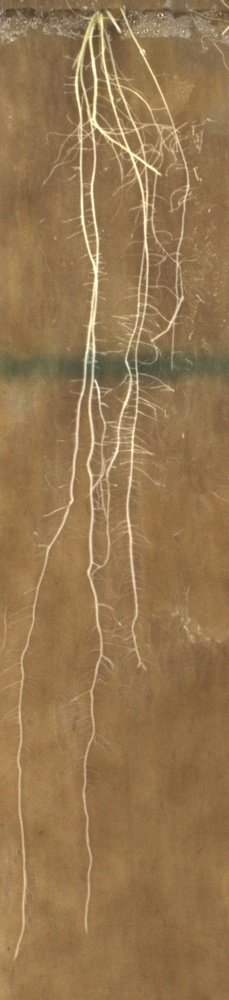
%> input picture OriginalDatabase/GW1_1_1.jpg, 229 x 1000 px, shrunk from 507 x 2215 before the run
$ octave --eval "result = FrangiFilter2D(rgb2gray(imread('OriginalDatabase/GW1_1_1.jpg')));"   (GNU Octave 9; MATLAB toolbox functions it lacks are replaced by stand-ins)
%> lines starting %> are read from the running program, lines starting %| are printed output that depends on the picture
### Hessian2D.m
function [Dxx,Dxy,Dyy] = Hessian2D(I,Sigma)
% inputs,
%   I : The image, class preferable double or single
%   Sigma : The sigma of the gaussian kernel used
%
% outputs,
%   Dxx, Dxy, Dyy: The 2nd derivatives

if nargin < 2, Sigma = 1; end

% Make kernel coordinates 3σ区间
%[X,Y]   = ndgrid(-round(3*Sigma):round(3*Sigma));
% N_row=round(2*Sigma);
N_row=round(2*Sigma);
if N_row<1, N_row=1;end
if     Sigma==0,Sigma=0.01;end
%高斯滤波
gausFilter = fspecial('gaussian',[N_row N_row],Sigma);      %matlab 自带高斯模板滤波
I=imfilter(I,gausFilter,'conv');
% [6 lines of commented-out code are left out]
DGaussxx=[0 0 0;1 -2 1;0 0 0];
DGaussxy = [0 0 0;0 1 -1;0 -1 1];
DGaussyy =[0 1 0;0 -2 0;0 1 0];

Dxx = imfilter(I,DGaussxx,'conv');
Dxy = imfilter(I,DGaussxy,'conv');
Dyy = imfilter(I,DGaussyy,'conv');

### eig2image.m
%Find the eigenvalues of the hessian matrix and give the edge direction
function [Lambda1,Lambda2,Ix,Iy]=eig2image(Dxx,Dxy,Dyy)

%Find the eigenvalues
Dxx=double(Dxx);
Dxy=double(Dxy);
Dyy=double(Dyy);
temp=sqrt(double((Dxx-Dyy).^2+4*Dxy.^2));
v2_x=2*Dxy;
v2_y=Dyy-Dxx+temp;

%standardization
mag=sqrt(v2_x.^2+v2_y.^2);
i=(mag~=0);
v2_x(i)=v2_x(i)./mag(i);
v2_y(i)=v2_y(i)./mag(i);

%Orthogonalization
v1_x=-v2_y;
v1_y=v2_x;

mu1=0.5*(Dxx+Dyy+temp);
mu2=0.5*(Dxx+Dyy-temp);

%give the edge direction
check=abs(mu1)>abs(mu2);
Lambda1=mu1;
Lambda1(check)=mu2(check);
Lambda2=mu2;
Lambda2(check)=mu1(check);

Ix=v1_x;
Ix(check)=v2_x(check);
Iy=v1_y;
Iy(check)=v2_y(check);

### FrangiFilter2D.m
function [outIm,whatScale,Direction] = FrangiFilter2D(I, options)

defaultoptions = struct('FrangiScaleRange', [1 10], 'FrangiScaleRatio', 2, 'FrangiBetaOne', 0.5, 'FrangiBetaTwo', 15, 'verbose',true,'BlackWhite',true);
% Process inputs
if(~exist('options','var'))
    options=defaultoptions;
else
    tags = fieldnames(defaultoptions);
    for i=1:length(tags)
         if(~isfield(options,tags{i})),  options.(tags{i})=defaultoptions.(tags{i}); end
    end
    if(length(tags)~=length(fieldnames(options)))
        warning('FrangiFilter2D:unknownoption','unknown options found');
    end
end

sigmas=options.FrangiScaleRange(1):options.FrangiScaleRatio:options.FrangiScaleRange(2);
sigmas = sort(sigmas, 'ascend');

beta  = 2*options.FrangiBetaOne^2;
c     = 2*options.FrangiBetaTwo^2;

% Make matrices to store all filterd images
ALLfiltered=zeros([size(I) length(sigmas)]);
ALLangles=zeros([size(I) length(sigmas)]);

% Frangi filter for all sigmas
for i = 1:length(sigmas)
    % Show progress
    if(options.verbose)
        disp(['Current Frangi Filter Sigma: ' num2str(sigmas(i)) ]);
    end

    % Make 2D hessian
    [Dxx,Dxy,Dyy] = Hessian2D(I,sigmas(i));

    % Correct for scale
    Dxx = (sigmas(i)^2)*Dxx;
    Dxy = (sigmas(i)^2)*Dxy;
    Dyy = (sigmas(i)^2)*Dyy;

    % Calculate (abs sorted) eigenvalues and vectors
    [Lambda2,Lambda1,Ix,Iy]=eig2image(Dxx,Dxy,Dyy);

    % Compute the direction of the minor eigenvector
    angles = atan2(Ix,Iy);

    % Compute some similarity measures
    Lambda1(Lambda1==0) = eps;
    Rb = (Lambda2./Lambda1).^2;
    S2 = Lambda1.^2 + Lambda2.^2;

    % Compute the output image
    Ifiltered = exp(-Rb/beta) .*(ones(size(I))-exp(-S2/c));

%     Ifiltered=atan(Lambda2)-1;
%     Ifiltered(Ifiltered<atan(1)-1)=0;

    % see pp. 45
    if(options.BlackWhite)
        Ifiltered(Lambda1<0)=0;
    else
        Ifiltered(Lambda1>0)=0;
    end
    % store the results in 3D matrices
    ALLfiltered(:,:,i) = Ifiltered;
    ALLangles(:,:,i) = angles;
end
%> this loop made 5 passes
%> pass 1, in Hessian2D, `I=imfilter(I,gausFilter,'conv');`:
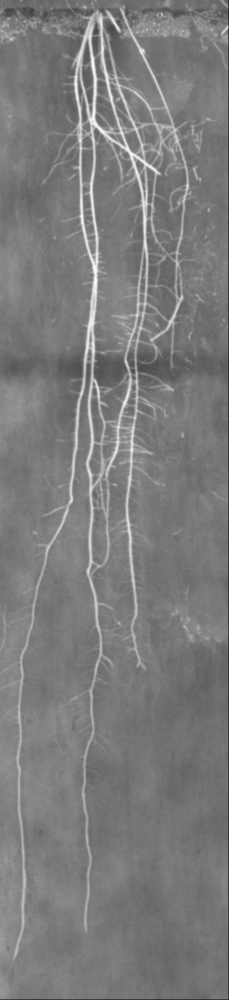
%> I: size 1000x229 uint8; min 29, max 251, mean 123.3
%> pass 1, in Hessian2D, `Dxx = imfilter(I,DGaussxx,'conv');`:
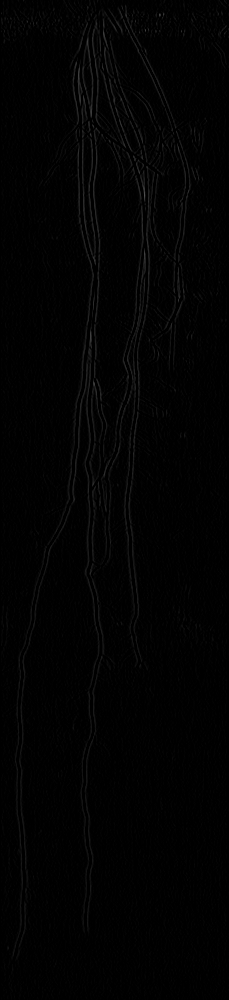
%> Dxx: size 1000x229 uint8; min 0, max 82, mean 2.3
%> after the loop:
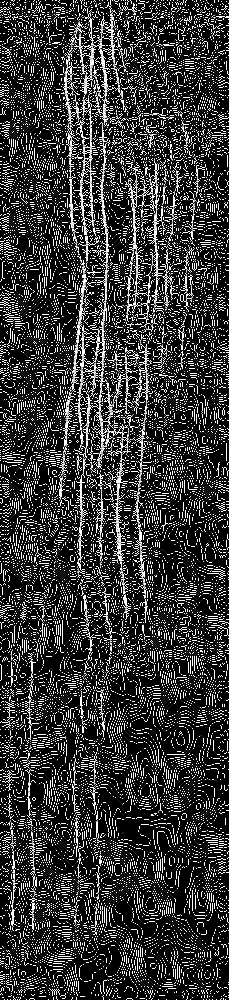
%> Ifiltered: size 1000x229 double; min 0, max 1, mean 0.221
%> after the loop:
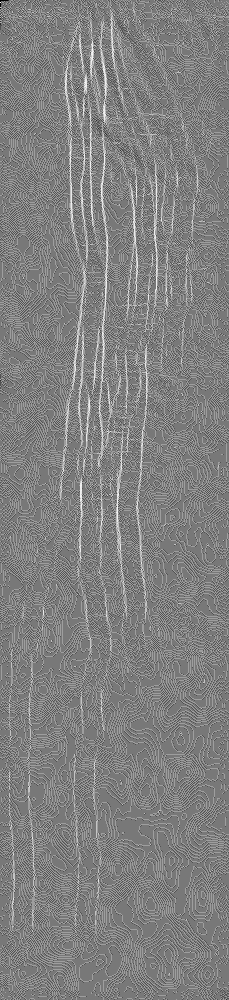
%> Lambda1: size 1000x229 double; min -255, max 286.9, mean 17.9; drawn with min black and max white

% Return for every pixel the value of the scale(sigma) with the maximum
% output pixel value
if length(sigmas) > 1
    [outIm,whatScale] = max(ALLfiltered,[],3);
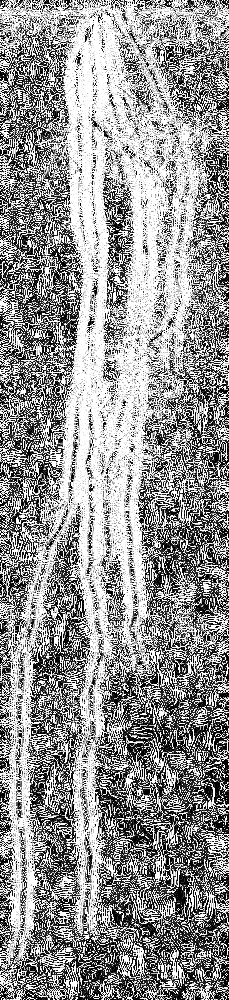
%> outIm: size 1000x229 double; min 0, max 1, mean 0.581
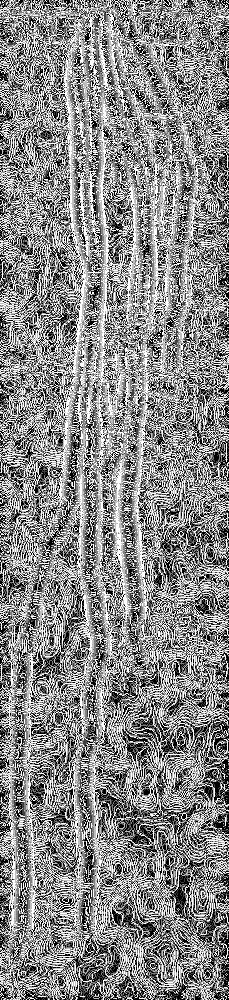
%> whatScale: size 1000x229 double; min 1, max 5, mean 3.14; drawn with min black and max white
    outIm = reshape(outIm,size(I));
    if(nargout>1)
        whatScale = reshape(whatScale,size(I));
    end
%      outIm=outIm./(whatScale.^2+1);%%%%%%%%%%zk
    if(nargout>2)
        Direction = reshape(ALLangles((1:numel(I))'+(whatScale(:)-1)*numel(I)),size(I));
    end
else
    outIm = reshape(ALLfiltered,size(I));
    if(nargout>1)
            whatScale = ones(size(I));
    end
    if(nargout>2)
        Direction = reshape(ALLangles,size(I));
    end
end

$ run again, on OriginalDatabase/GW1_1_2.jpg
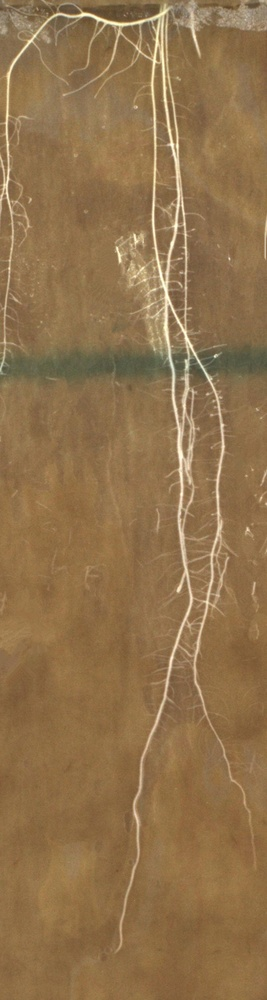
%> input picture OriginalDatabase/GW1_1_2.jpg, 267 x 1000 px, shrunk from 581 x 2173 before the run
%> after the loop in FrangiFilter2D, `for i = 1:length(sigmas)`:
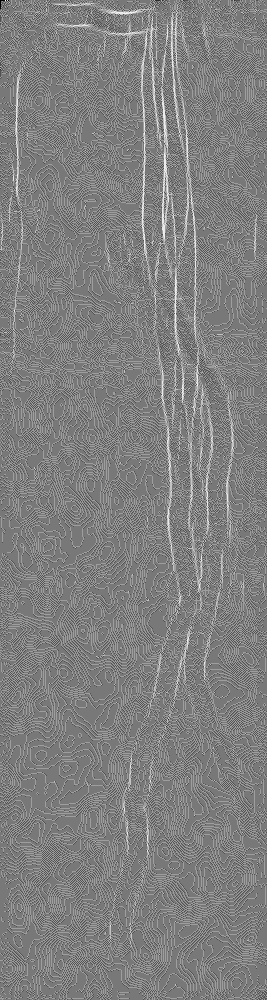
%> Lambda1: size 1000x267 double; min -255, max 286.9, mean 16.4; drawn with min black and max white
%> in FrangiFilter2D, `[outIm,whatScale] = max(ALLfiltered,[],3);`:
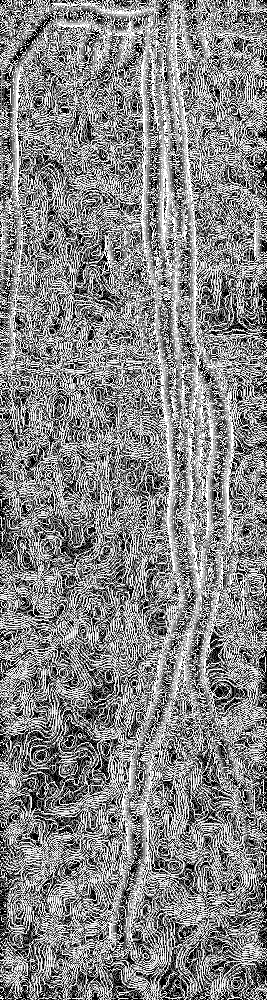
%> whatScale: size 1000x267 double; min 1, max 5, mean 3.1; drawn with min black and max white

$ run again, on OriginalDatabase/GW1_1_3.jpg
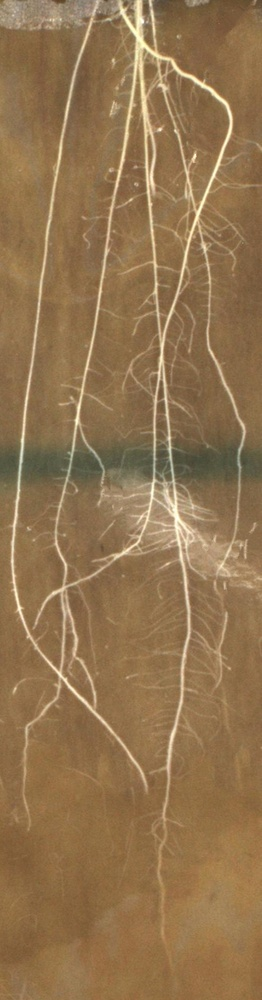
%> input picture OriginalDatabase/GW1_1_3.jpg, 262 x 1000 px, shrunk from 433 x 1650 before the run
%> after the loop in FrangiFilter2D, `for i = 1:length(sigmas)`:
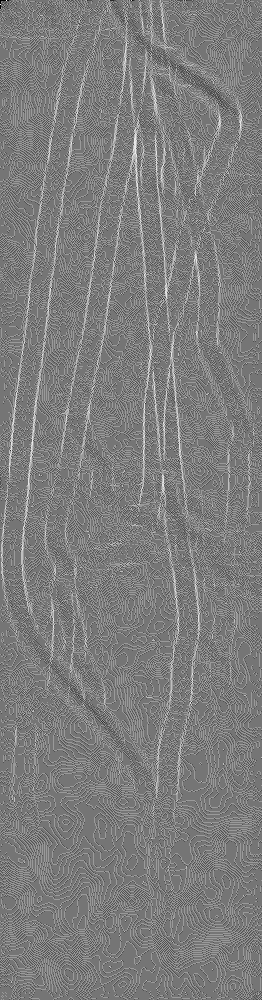
%> Lambda1: size 1000x262 double; min -255, max 298.7, mean 17.4; drawn with min black and max white
%> in FrangiFilter2D, `[outIm,whatScale] = max(ALLfiltered,[],3);`:
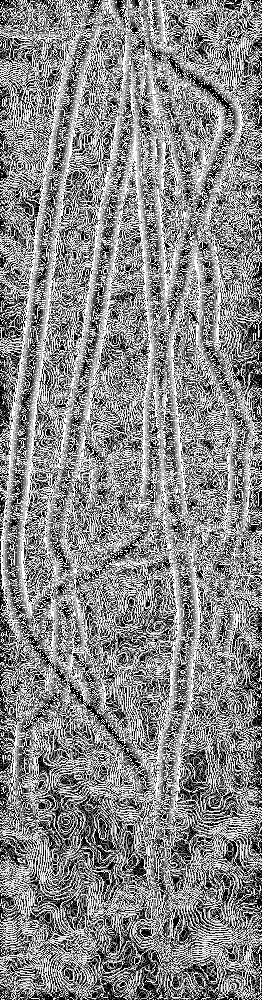
%> whatScale: size 1000x262 double; min 1, max 5, mean 3.14; drawn with min black and max white

$ run again, on OriginalDatabase/GW1_2_1.jpg
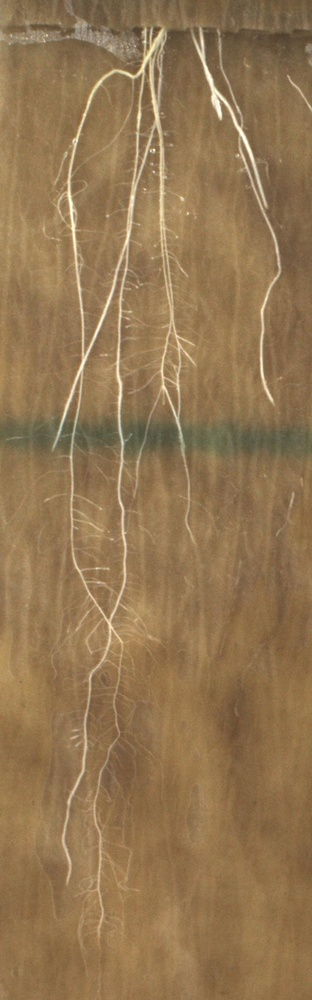
%> input picture OriginalDatabase/GW1_2_1.jpg, 312 x 1000 px, shrunk from 594 x 1905 before the run
%> after the loop in FrangiFilter2D, `for i = 1:length(sigmas)`:
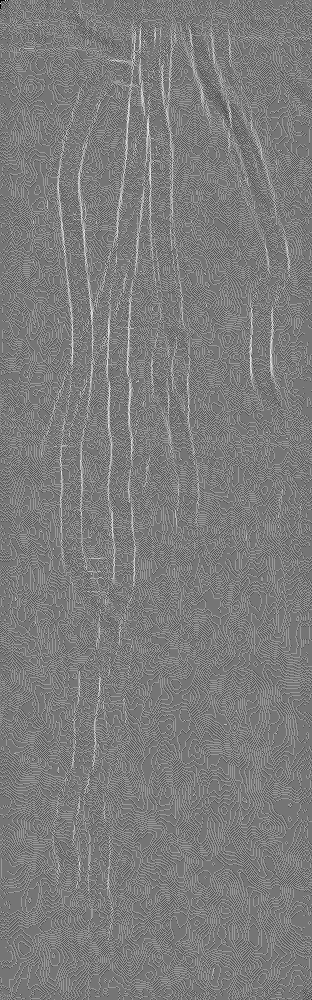
%> Lambda1: size 1000x312 double; min -255, max 298.7, mean 16.1; drawn with min black and max white
%> in FrangiFilter2D, `[outIm,whatScale] = max(ALLfiltered,[],3);`:
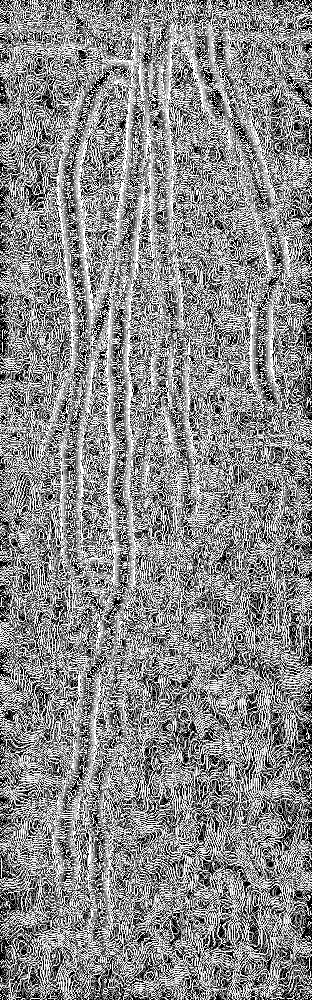
%> whatScale: size 1000x312 double; min 1, max 5, mean 3.15; drawn with min black and max white
